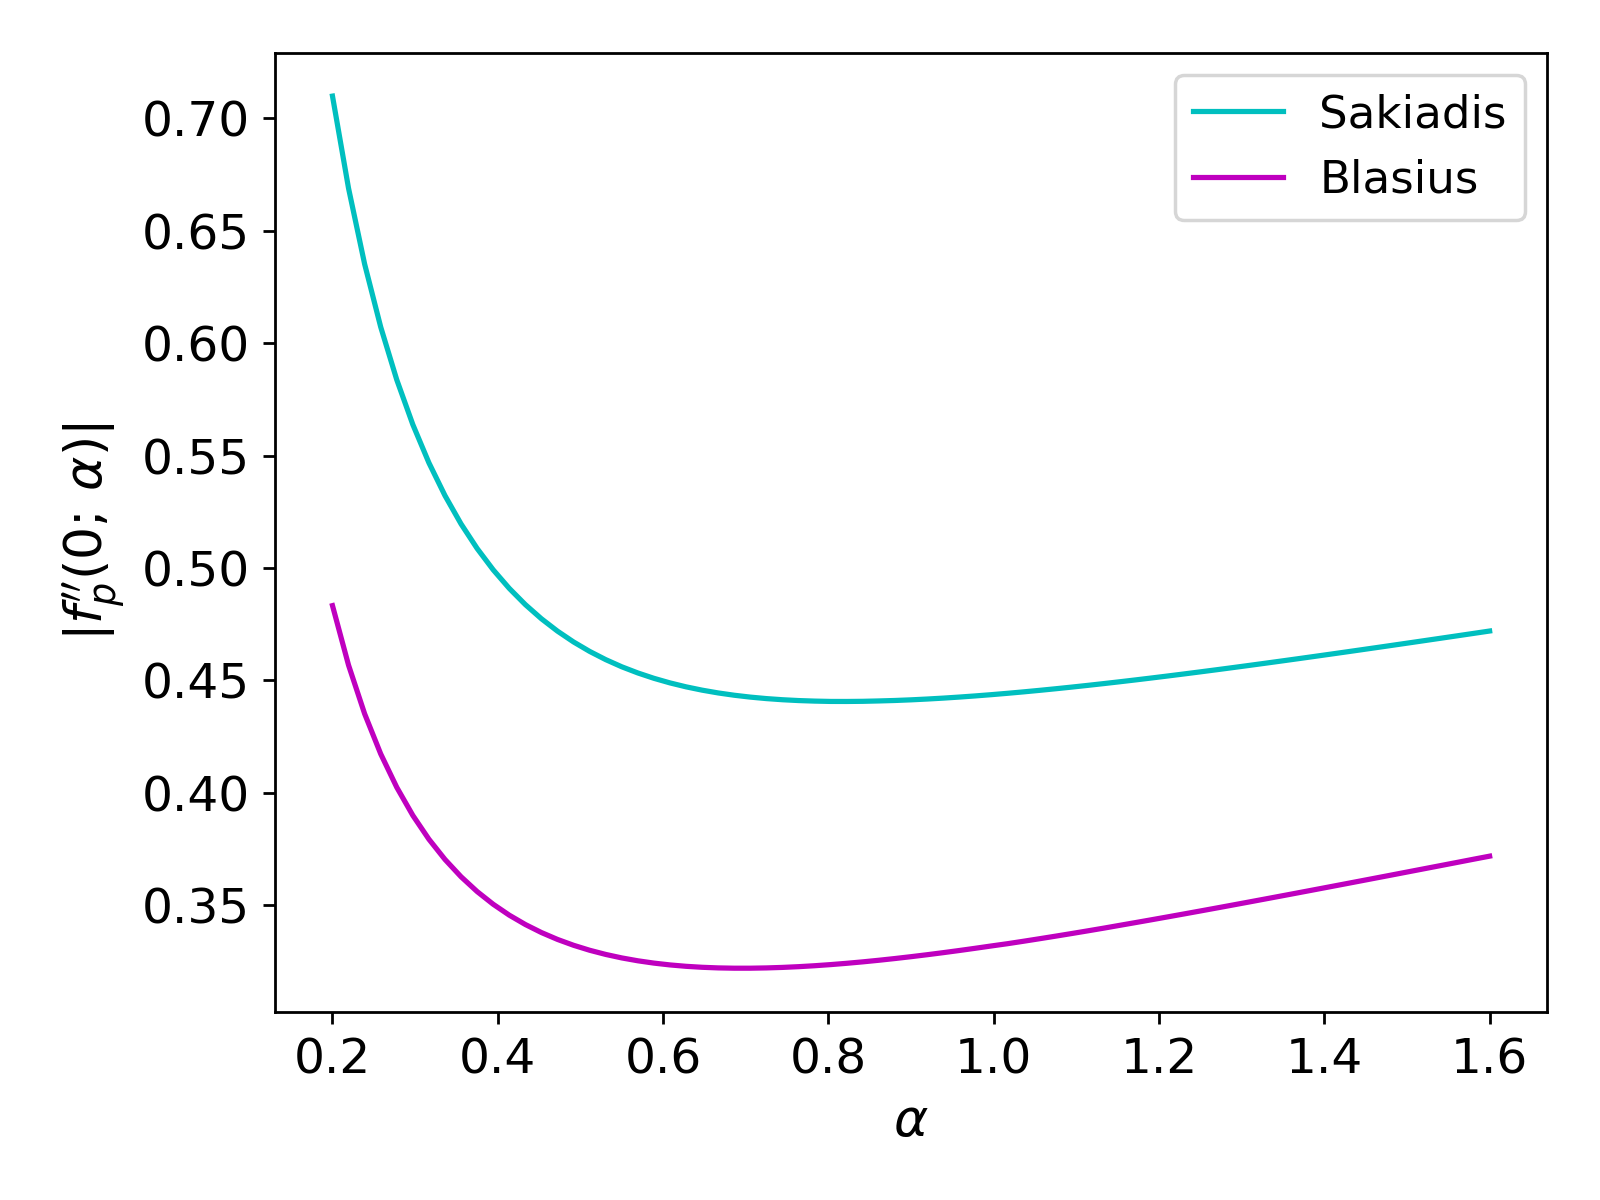

Reproduce this figure in Python.
import ez_numerics
import ez_numerics_blas
from matplotlib import pyplot as plt
import numpy as np
from tqdm import tqdm

alphas = np.linspace(.2, 1.6, num=73)
kappa_sak = [ez_numerics.compute_pl_kappa_default(alpha) for alpha in tqdm(alphas)]
kappa_blas = [ez_numerics_blas.compute_pl_kappa_default(alpha) for alpha in tqdm(alphas)]

plt.rcParams.update({'font.size': 14})

plt.plot(alphas, kappa_sak, 'c', label='Sakiadis')
plt.plot(alphas, kappa_blas, 'm', label='Blasius')
plt.xlabel(r'$\alpha$', fontsize=15)
plt.ylabel(r"$|f_p''(0;\,\alpha)|$", fontsize=15)
plt.legend(fontsize=13)
plt.tight_layout()
plt.savefig('fig5.png', dpi=250)
